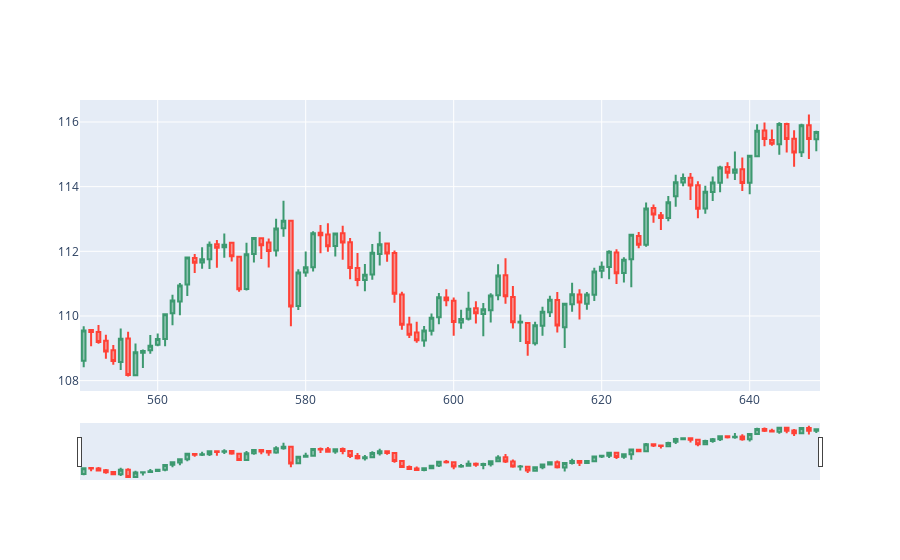

Notebook cell for this chart:
### Code cell
dfpl = df[550:650]
import plotly.graph_objects as go
from datetime import datetime

fig = go.Figure(data=[go.Candlestick(x=dfpl.index,
                open=dfpl['open'],
                high=dfpl['high'],
                low=dfpl['low'],
                close=dfpl['close'])])

fig.show()
